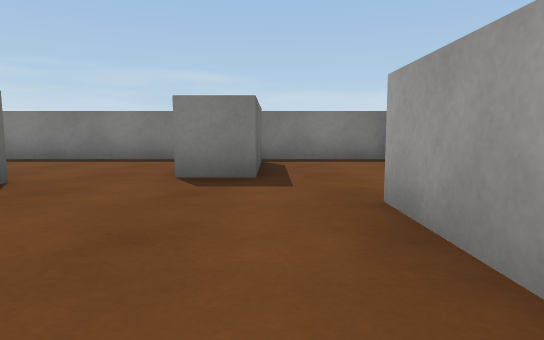
view 1 (above)

21 first-person views from a walk through a scene from a Unity 3-D project. The camera is 0.55 m above the floor, tilts 6° down and sees 75° across. The floor is counted in squares, 1 m on a side. Each view is taken from the middle of a square. On the plan, view 1 faces up. The plan holds only what a view shows up to about 9 squares ahead; the rest is blank. The player character is not drawn. Some surface patterns are stand-ins.

view 2
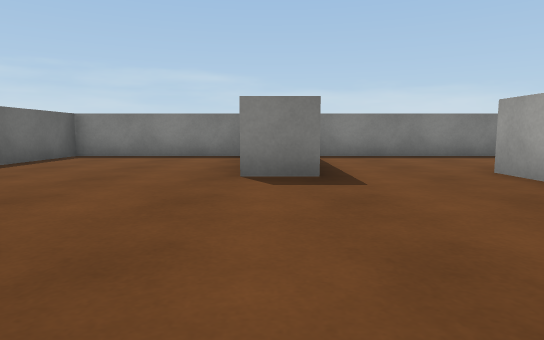

view 3
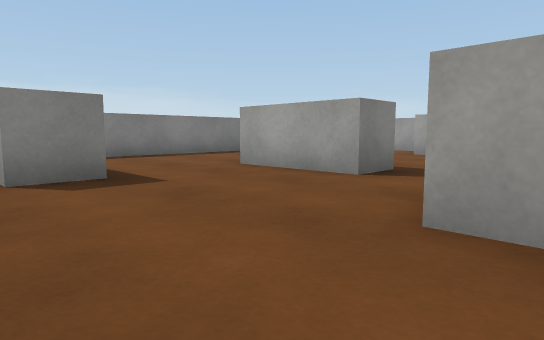

view 4
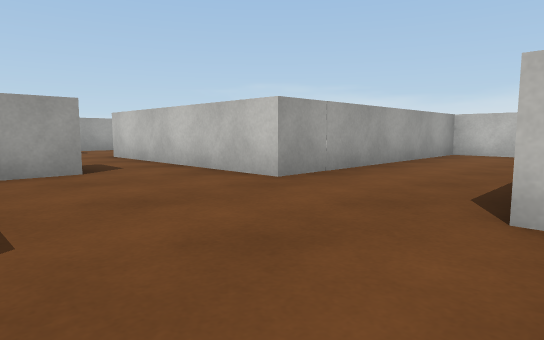

view 5
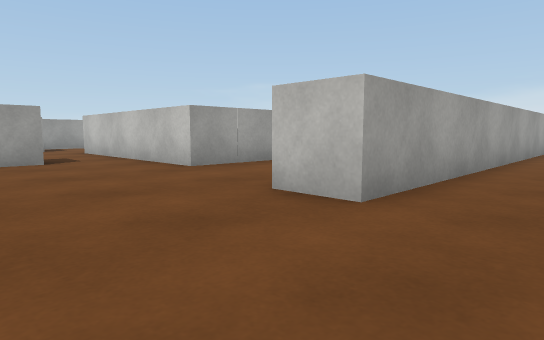

view 6
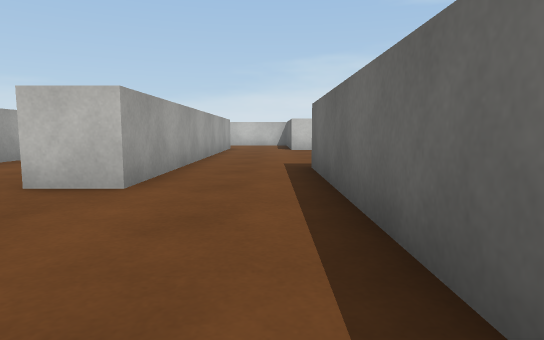

view 7
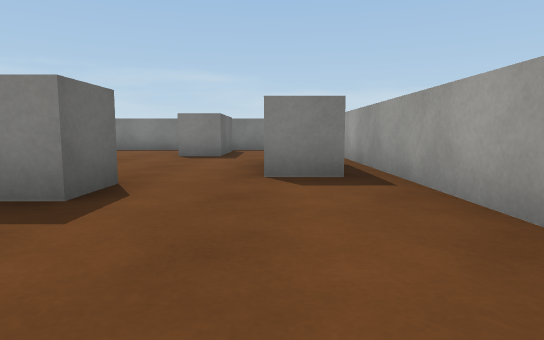

view 8
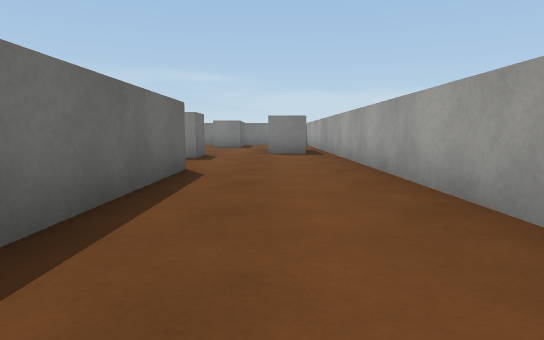

view 9
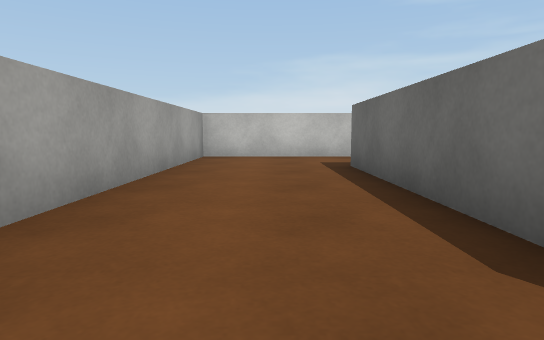

view 10
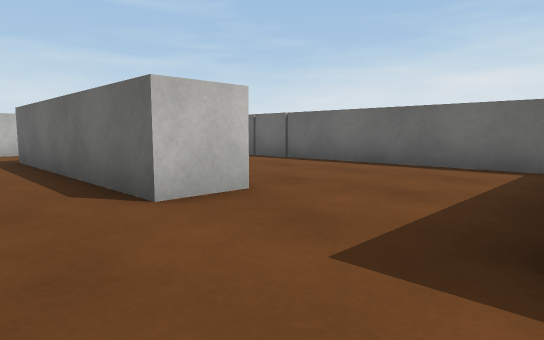

view 11
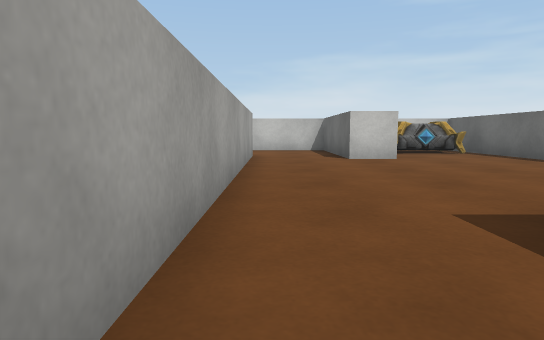

view 12
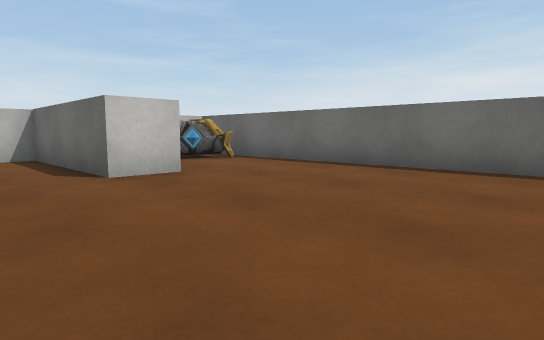

view 13
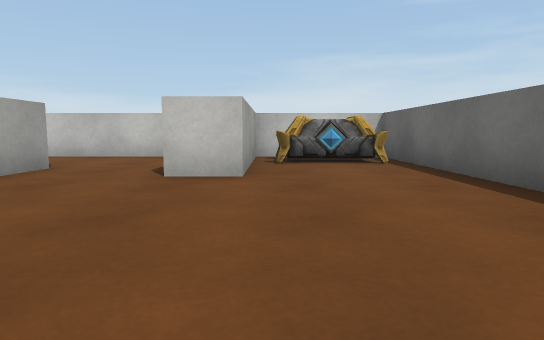

view 14
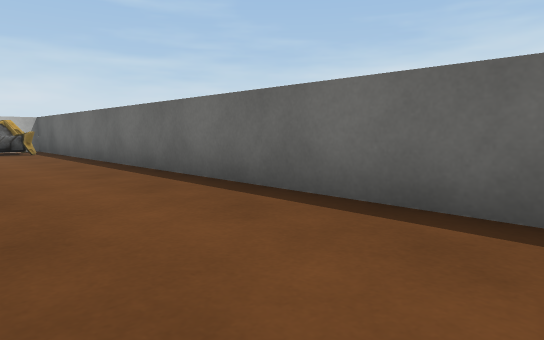

view 15
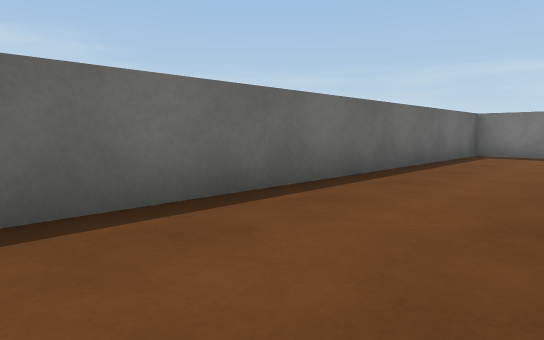

view 16
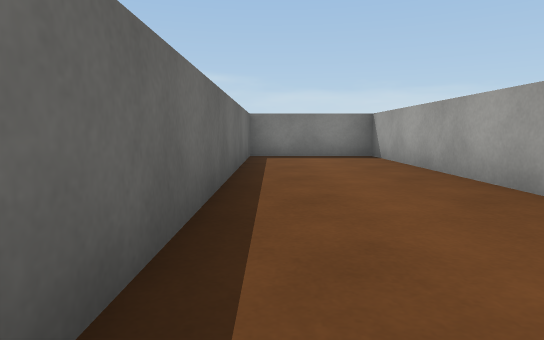

view 17
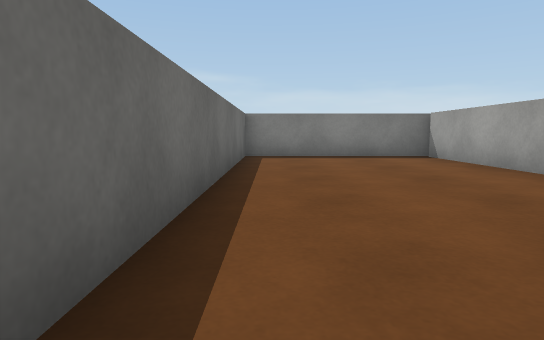

view 18
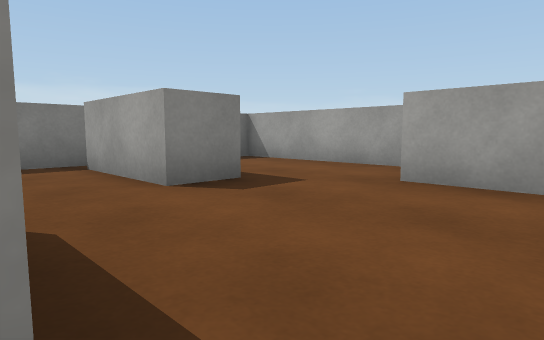

view 19
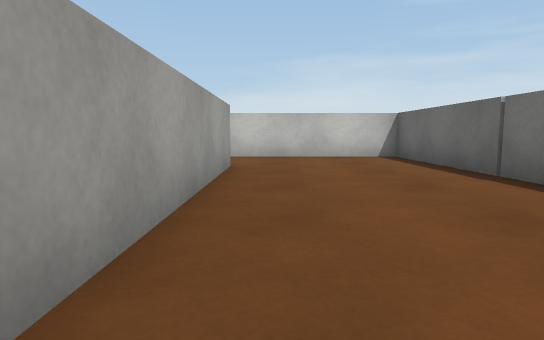

view 20
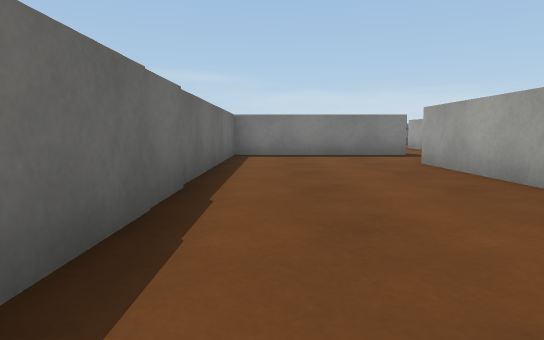

view 21
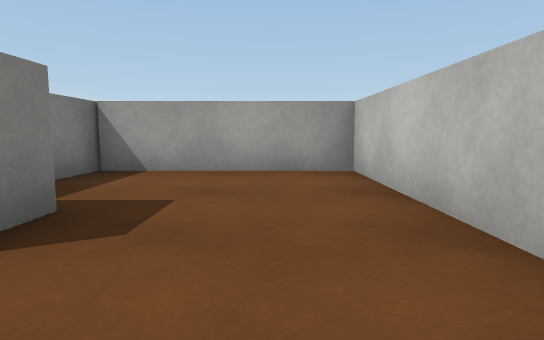

### Floor plan
Ten units are one square. View 1 is at (0, 0); x grows to the right and y downward. Boxes are objects, and circles mark ways between rooms. Rooms are numbered by the first view taken in them; rooms with no view inside come last. Other rooms are left out.
<svg viewBox="-160 -80 191 197">
<path fill="none" stroke="#000" d="M-64 -34 -74 -34 -74 -72M-3 36 -3 90M-95 -5 -85 -5M-72 65 -59 65 -59 2 -7 2 -7 12M-4 112 26 112 26 -74 -116 -74 -116 -4M-116 -4 -116 16M-126 -20 -126 -74 -155 -74 -155 112 -151 112M-95 75 -95 -5M-126 109 -126 75 -116 75M-135 112 -126 112M-13 90 -13 36 -3 36M-7 12 -49 12 -49 112 -4 112M-95 85 -95 75M-85 85 -91 85M-116 75 -116 112 -59 112 -59 75 -70 75"/>
<rect x="-45" y="-45" width="20" height="30" fill="#bbb"><title>block</title></rect>
<rect x="-15" y="-75" width="20" height="30" fill="#bbb"><title>block</title></rect>
<rect x="5" y="-35" width="20" height="30" fill="#bbb"><title>block</title></rect>
<rect x="-155" y="95" width="30" height="10" fill="#bbb"><title>chest</title></rect>
<circle cx="-105" cy="5" r="3" fill="#2a7"/>
<circle cx="-10" cy="25" r="3" fill="#2a7"/>
<circle cx="-10" cy="95" r="3" fill="#2a7"/>
<circle cx="-105" cy="80" r="3" fill="#2a7"/>
<text x="-30" y="-10">1</text>
<text x="-130" y="20">2</text>
<text x="-30" y="60">3</text>
<text x="-90" y="90">4</text>
</svg>
Room 1 opens to room 2. Room 1 opens to room 3. Room 2 opens to room 4.

Where each view was taken, in squares from view 1:
view 1: 0 up, 0 right, facing up
view 2: 1 down, 7 left, facing up
view 3: 1 down, 8 left, facing up-right
view 4: 3 up, 9 left, facing down-right
view 5: 3 up, 11 left, facing down-right
view 6: 4 up, 11 left, facing down
view 7: 4 down, 1 right, facing up
view 8: 9 down, 1 right, facing up
view 9: 3 down, 1 right, facing down
view 10: 1 down, 1 right, facing down-left
view 11: 0 up, 10 left, facing down
view 12: 3 down, 10 left, facing down-left
view 13: 3 down, 13 left, facing down
view 14: 1 up, 13 left, facing down-left
view 15: 2 down, 13 left, facing up-left
view 16: 1 down, 15 left, facing up
view 17: 1 down, 11 left, facing up
view 18: 1 up, 3 left, facing up-right
view 19: 3 down, 2 left, facing down
view 20: 10 down, 4 left, facing up
view 21: 10 down, 11 left, facing right
